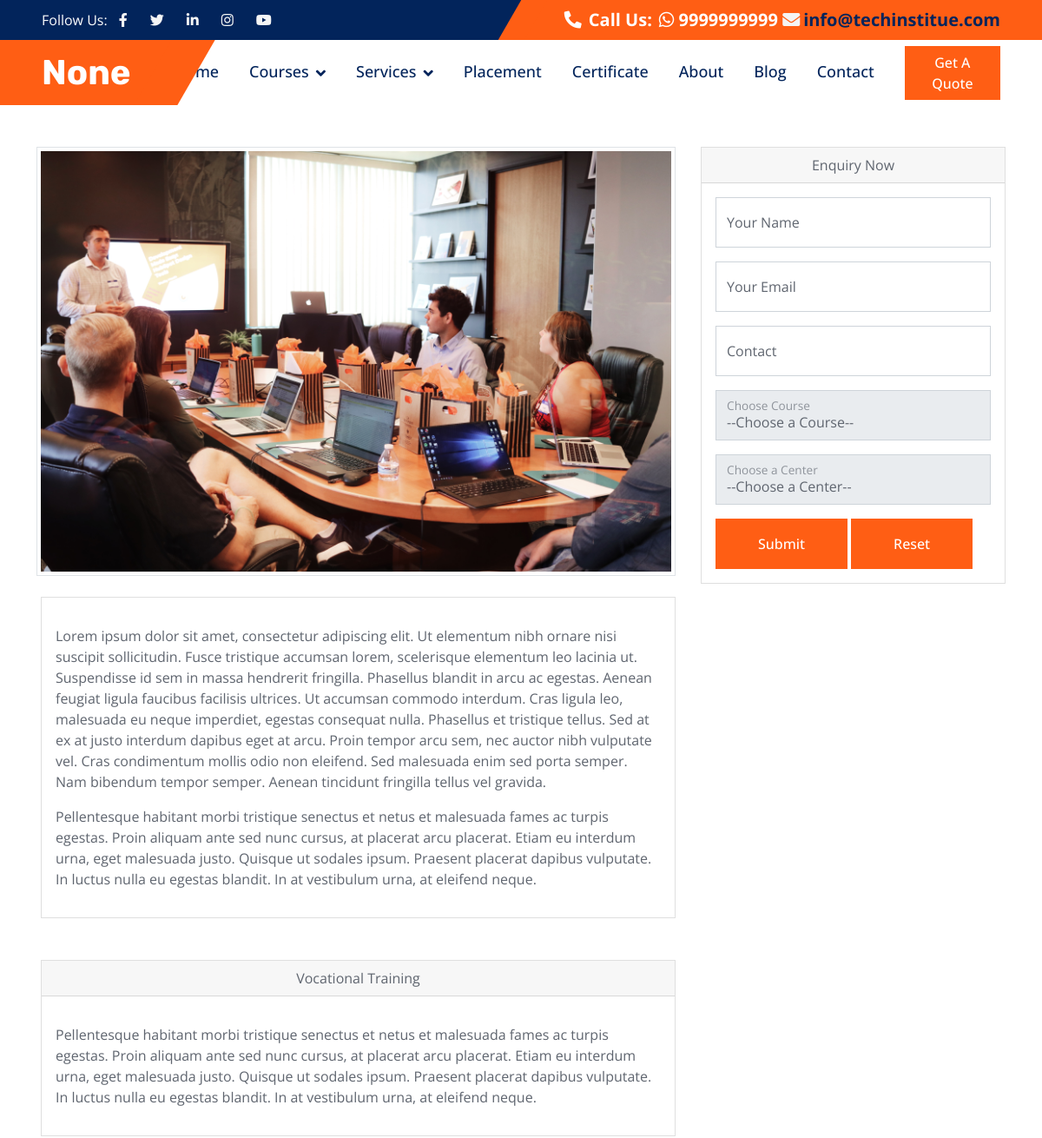
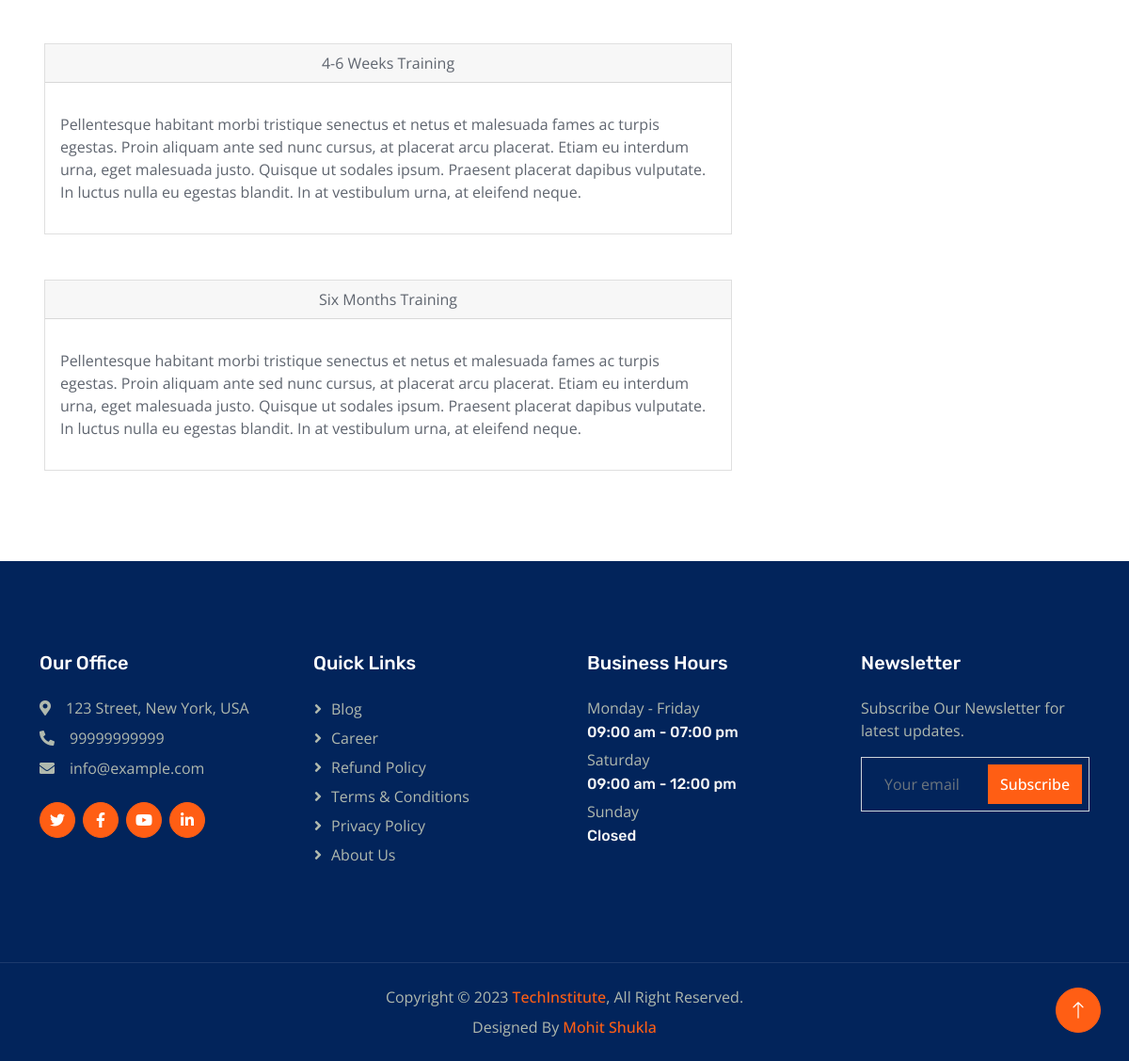
/industrial-training/, run on the app's committed database (2 pictures, top to bottom).
### mainheader/models.py (models this page shows)
class mainHeader(models.Model):
    header_title = models.CharField(max_length=50)
    header_social_url_twt = models.URLField(max_length=200)
    header_socila_url_link = models.URLField(max_length=200)
    header_social_url_fb = models.URLField(max_length=200)
    header_social_url_insta = models.URLField(max_length=200)
    header_social_url_yt = models.URLField(max_length=200)
    header_contact = models.CharField(max_length=12)
    header_email = models.EmailField(max_length=254)

### headerservices/models.py (models this page shows)
class IndustrialTraining(models.Model):
    image = models.FileField(upload_to='services/', max_length=250,null=False,default=None)
    description_one =   HTMLField()
    heading_two = models.CharField(max_length=250)
    description_two = HTMLField()
    heading_three = models.CharField(max_length=250)
    description_three = HTMLField()
    heading_four = models.CharField(max_length=250)
    description_four = HTMLField()
    heading_five = models.CharField(max_length=250)
    description_five = HTMLField()

### footercontact/models.py (models this page shows)
class footerContact(models.Model):
    address=models.CharField( max_length=50)
    contact=models.CharField(max_length=12)
    email=models.EmailField(max_length=254)

### businesshours/models.py (models this page shows)
class BusinessHours(models.Model):
    opendays = models.CharField(max_length=50)
    specificdayopen = models.CharField(max_length=50)
    closeday = models.CharField(max_length=50)

### techblog/views.py (the view)
# urls.py: path('industrial-training/',views.Industrial,name='industrial'),
def Industrial(request):
    mainheader = mainHeader.objects.all()
    headermenu = headerMenu.objects.all()
    footercontact=footerContact.objects.all()
    quicklinks = quickLinks.objects.all()
    businesshours = BusinessHours.objects.all()
    industrialtraining = IndustrialTraining.objects.all()
    submenu = SubMenu.objects.all()
    data = {
        'mainheader':mainheader,
        'headermenu':headermenu,
        'footercontact':footercontact,
        'quicklinks':quicklinks,
        'businesshours':businesshours,
        'industrialtraining':industrialtraining,
        'submenu':submenu
    }
    return render(request,'industrial.html',data)

### templates/industrial.html (shortened to what this page needs)
{% extends "base.html" %}
{% block content %}
        <div class="container mt-5">
            <div class="row">
                {% for industrialinfo in industrialtraining %}
                <div class="col-lg-8">
                    <article>
                        <header class="mb-4">
                            <figure class="mb-4"><img class="img-fluid rounded img-thumbnail" src="/media/{{industrialinfo.image}}" alt="..."  style="width:100%;"/></figure>
                        </header>
                        <section class="mb-5">
                            <div class="card">
                                <div class="card-body">
                                  <p class="card-text justify">{{industrialinfo.description_one | safe|rjust:"10"}}</p>
                                </div>
                              </div>
                        </section>
                        <section class="mb-5">
                            <div class="card">
                                <div class="card-header text-center">
                                    {{industrialinfo.heading_two}}
                                </div>
                                <div class="card-body">
                                  <p class="card-text justify">{{industrialinfo.description_two | safe|rjust:"10"}}</p>
                                </div>
                              </div>
                        </section>
                        <section class="mb-5">
                            <div class="card">
                                <div class="card-header text-center">
                                    {{industrialinfo.heading_three}}
                                </div>
                                <div class="card-body">
                                  <p class="card-text justify">{{industrialinfo.description_three | safe|rjust:"10"}}</p>
                                </div>
                              </div>
                        </section>
                        <section class="mb-5">
                            <div class="card">
                                <div class="card-header text-center">
                                    {{industrialinfo.heading_four}}
                                </div>
                                <div class="card-body">
                                  <p class="card-text justify">{{industrialinfo.description_four | safe|rjust:"10"}}</p>
                                </div>
                              </div>
                        </section>
                    </article>
                </div>
                {% endfor %}
                {% block sidebar%}
                {% include 'enquiry.html'%}
                {% endblock %}
            </div>
        </div>
{% endblock %}

### templates/header.html (shortened to what this page needs)
{% load static %}
<!DOCTYPE html>
<html lang="en">
<head>
        <link href="https://cdn.jsdelivr.net/npm/bootstrap@5.0.2/dist/css/bootstrap.min.css" rel="stylesheet">
    <link href="https://cdnjs.cloudflare.com/ajax/libs/font-awesome/5.10.0/css/all.min.css" rel="stylesheet">
    <link href="https://cdn.jsdelivr.net/npm/bootstrap-icons@1.4.1/font/bootstrap-icons.css" rel="stylesheet">
    <link href="{% static 'lib/animate/animate.min.css' %}" rel="stylesheet">
    <link href="{% static 'lib/owlcarousel/assets/owl.carousel.min.css' %}" rel="stylesheet">
    <link href="{% static 'css/bootstrap.min.css' %}" rel="stylesheet">
    <link href="{% static 'css/main.css' %}" rel="stylesheet">
    <link href="{% static 'css/style.css' %}" rel="stylesheet">
</head>
<body>
    <div class="container-fluid bg-dark px-0">
        <div class="row g-0 d-none d-lg-flex">
            {% for item in mainheader %}
            <div class="col-lg-6 ps-5 text-start">
                <div class="h-100 d-inline-flex align-items-center text-white">
                    <span>Follow Us:</span>
                    <a class="btn btn-link text-light" target="_blank" href="{{item.header_social_url_fb}}"><i class="fab fa-facebook-f"></i></a>
                    <a class="btn btn-link text-light" target="_blank" href="{{item.header_social_url_twt}}"><i class="fab fa-twitter"></i></a>
                    <a class="btn btn-link text-light" target="_blank" href="{{item.header_socila_url_link}}"><i class="fab fa-linkedin-in"></i></a>
                    <a class="btn btn-link text-light" target="_blank" href="{{item.header_social_url_insta}}"><i class="fab fa-instagram"></i></a>
                    <a class="btn btn-link text-light" target="_blank" href="{{item.header_social_url_yt}}"><i class="fab fa-youtube"></i></a>
                </div>
            </div>
            <div class="col-lg-6 text-end">
                <div class="h-100 topbar-right d-inline-flex align-items-center text-white py-2 px-5">
                    <span class="fs-5 fw-bold me-2"><i class="fa fa-phone-alt me-2"></i>Call Us:</span>
                    <span class="fs-5 fw-bold"><i class="fab fa-whatsapp"></i> {{item.header_contact}} </span>
                    <a href="mailto:{{item.header_email}}" class="text-dark"><span class="fs-5 fw-bold">&nbsp;<i class="fa fa-envelope me-1 text-light"></i>{{item.header_email}}</span>
                </div>
            </div>
        </div>
        {%endfor%}
    </div>
    <nav class="navbar navbar-expand-lg bg-white navbar-light sticky-top py-0 pe-5">
        <a href="{% url 'home' %}" class="navbar-brand ps-5 me-0">
            {% for item in mainheader %}
            <h1 class="text-white m-0">{{item.header_title}}</h1>
            {%endfor%}
        </a>
        <div class="collapse navbar-collapse" id="navbarCollapse">
            <div class="navbar-nav ms-auto p-4 p-lg-0">
                <a href="{% url 'home' %} " class="nav-item nav-link">Home</a>
                <div class="nav-item dropdown">
                    <a href="#" class="nav-link dropdown-toggle" data-bs-toggle="dropdown">Courses</a>
                </div>
               <div class="nav-item dropdown">
                    <a href="!#" class="nav-link dropdown-toggle" data-bs-toggle="dropdown">Services</a>
                </div>
                <a href="{% url 'placement' %}" class="nav-item nav-link">Placement</a>
                <a href="{% url 'certificate' %}" class="nav-item nav-link">Certificate</a>
                <a href="{% url 'about' %}" class="nav-item nav-link">About</a>
                <a href="{% url 'blog' %}" class="nav-item nav-link">Blog</a>
                <a href="{% url 'contact' %}" class="nav-item nav-link">Contact</a>
            </div>
            <a href="" class="btn btn-primary px-3 d-none d-lg-block">Get A Quote</a>
        </div>
    </nav>

### templates/footer.html (shortened to what this page needs)
{% load static %}
    <div class="container-fluid bg-dark footer mt-5 py-5 wow fadeIn" data-wow-delay="0.1s">
        <div class="container py-5">
            <div class="row g-5">
                {% for contact in footercontact %}
                <div class="col-lg-3 col-md-6">
                    <h5 class="text-white mb-4">Our Office</h5>
                    <p class="mb-2"><i class="fa fa-map-marker-alt me-3"></i>{{contact.address}}</p>
                    <p class="mb-2"><i class="fa fa-phone-alt me-3"></i>{{contact.contact}}</p>
                    <p class="mb-2"><i class="fa fa-envelope me-3"></i>{{contact.email}}</p>
                    <div class="d-flex pt-3">
                        <a class="btn btn-square btn-primary rounded-circle me-2" href=""><i
                                class="fab fa-twitter"></i></a>
                        <a class="btn btn-square btn-primary rounded-circle me-2" href=""><i
                                class="fab fa-facebook-f"></i></a>
                        <a class="btn btn-square btn-primary rounded-circle me-2" href=""><i
                                class="fab fa-youtube"></i></a>
                        <a class="btn btn-square btn-primary rounded-circle me-2" href=""><i
                                class="fab fa-linkedin-in"></i></a>
                    </div>
                </div>
                {%endfor%}
                <div class="col-lg-3 col-md-6">
                    <h5 class="text-white mb-4">Quick Links</h5>
                    <a class="btn btn-link" href="{% url 'blog' %}">Blog</a>
                    <a class="btn btn-link" href="{% url 'career' %}">Career</a>
                    <a class="btn btn-link" href="{% url 'refundpolicy' %}">Refund Policy</a>
                    <a class="btn btn-link" href="{% url 'termscondition' %}">Terms & Conditions</a>
                    <a class="btn btn-link" href="{% url 'privacypolicy' %}">Privacy Policy</a>
                    <a class="btn btn-link" href="{% url 'about' %}">About Us</a>
                </div>
               {% for hours in businesshours %}
                <div class="col-lg-3 col-md-6">
                    <h5 class="text-white mb-4">Business Hours</h5>
                    <p class="mb-1">Monday - Friday</p>
                    <h6 class="text-light">{{hours.opendays}}</h6>
                    <p class="mb-1">Saturday</p>
                    <h6 class="text-light">{{hours.specificdayopen}}</h6>
                    <p class="mb-1">Sunday</p>
                    <h6 class="text-light">{{hours.closeday}}</h6>
                </div>
                {% endfor %}
                <div class="col-lg-3 col-md-6">
                    <h5 class="text-white mb-4">Newsletter</h5>
                    <p>Subscribe Our Newsletter for latest updates.</p>
                    <div class="position-relative w-100">
                        <form method="post" action="{% url 'subscribe' %}">
                        <input class="form-control bg-transparent w-100 py-3 ps-4 pe-5  subscribe_news" type="text" placeholder="Your email" name="email" required>
                        <button type="submit" class="btn btn-primary py-2 position-absolute top-0 end-0 mt-2 me-2">Subscribe</button>
                        </form>
                    </div>
                </div>
            </div>
        </div>
    </div>
    <div class="container-fluid copyright bg-dark py-4">
        <div class="container text-center">
            <p class="mb-2">Copyright &copy; {% now "Y" %} <a class="fw-semi-bold" href="#">TechInstitute</a>, All Right Reserved.
            </p>
            <p class="mb-0">Designed By <a class="fw-semi-bold" href="https://mohitshukla.in">Mohit Shukla</a>
        </div>
    </div>
    <a href="#" class="btn btn-lg btn-primary btn-lg-square rounded-circle back-to-top"><i
            class="bi bi-arrow-up"></i></a>
</body>
</html>

### static/css/main.css (style rules this page uses)
.card, .card-img-top { max-width: 100% !important; max-height: 100% !important; margin-left:5px; margin-bottom:20px; }
.w-100 { max-height:800px !important; }
.subscribe_news { color:#ffffff !important; }

### static/css/style.css (style rules this page uses)
:root { --primary: #FF5E14; --secondary: #5F656F; --light: #F5F5F5; --dark: #02245B; }
.back-to-top { position: fixed; display: none; right: 30px; bottom: 30px; z-index: 99; }
h1, h2, .h1, .h2, .fw-bold { font-weight: 700 !important; }
h5, h6, .h5, .h6, .fw-semi-bold { font-weight: 500 !important; }
.btn { transition: .5s; font-weight: 500; }
.btn-primary, .btn-outline-primary:hover { color: #FFFFFF; }
.btn-square { width: 38px; height: 38px; }
.btn-lg-square { width: 48px; height: 48px; }
.btn-square, .btn-sm-square, .btn-lg-square { padding: 0; display: flex; align-items: center; justify-content: center; font-weight: normal; }
.topbar-right { position: relative; background: var(--primary); }
.topbar-right::before { position: absolute; content: ""; width: 30px; height: 100%; top: 0; left: -15px; transform: skewX(-30deg); background-color: var(--primary); }
.navbar.sticky-top { top: -100px; transition: .5s; }
.navbar .navbar-brand { position: relative; padding-right: 50px; height: 75px; display: flex; align-items: center; background: var(--primary); }
.navbar .navbar-brand::after { position: absolute; content: ""; width: 50px; height: 100%; top: 0; right: -25px; transform: skewX(-30deg); background-color: var(--primary); }
.navbar .navbar-nav .nav-link { margin-right: 35px; padding: 20px 0; color: var(--dark); font-size: 18px; font-weight: 500; outline: none; }
.navbar .dropdown-toggle::after { border: none; content: "\f107"; font-family: "Font Awesome 5 Free"; font-weight: 900; vertical-align: middle; margin-left: 8px; }
.footer { color: #B0B9AE; }
.footer .btn.btn-link { display: block; margin-bottom: 5px; padding: 0; text-align: left; color: #B0B9AE; font-weight: normal; text-transform: capitalize; transition: .3s; }
.footer .btn.btn-link::before { position: relative; content: "\f105"; font-family: "Font Awesome 5 Free"; font-weight: 900; margin-right: 10px; }
.copyright { color: #B0B9AE; border-top: 1px solid rgba(255, 255, 255, .1); }

### data on the page
mainHeader: header_contact "9999999999", header_email "info@techinstitue.com", header_title "None"
IndustrialTraining: image (picture), description_one "Lorem ipsum dolor sit amet, consectetur adipiscing elit. Ut elementum nibh ornare nisi suscipit sollicitudin. Fusce tristique accumsan lorem, scelerisque elementum leo lacinia ut. Suspendisse id sem in massa hendrerit fringilla. Phasellus blandit in arcu ac egestas. Aenean feugiat ligula faucibus facilisis ultrices. Ut accumsan commodo interdum. Cras ligula leo, malesuada eu neque imperdiet, egestas consequat nulla. Phasellus et tristique tellus. Sed at ex at justo interdum dapibus eget at arcu. Proin tempor arcu sem, nec auctor nibh vulputate vel. Cras condimentum mollis odio non eleifend. Sed malesuada enim sed porta semper. Nam bibendum tempor semper. Aenean tincidunt fringilla tellus…", heading_two "Vocational Training", description_two "Pellentesque habitant morbi tristique senectus et netus et malesuada fames ac turpis egestas. Proin aliquam ante sed nunc cursus, at placerat arcu placerat. Etiam eu interdum urna, eget malesuada justo. Quisque ut sodales ipsum. Praesent placerat dapibus vulputate. In luctus nulla eu egestas blandit. In at vestibulum urna, at eleifend neque.", heading_three "4-6 Weeks Training", description_three "Pellentesque habitant morbi tristique senectus et netus et malesuada fames ac turpis egestas. Proin aliquam ante sed nunc cursus, at placerat arcu placerat. Etiam eu interdum urna, eget malesuada justo. Quisque ut sodales ipsum. Praesent placerat dapibus vulputate. In luctus nulla eu egestas blandit. In at vestibulum urna, at eleifend neque.", heading_four "Six Months Training", description_four "Pellentesque habitant morbi tristique senectus et netus et malesuada fames ac turpis egestas. Proin aliquam ante sed nunc cursus, at placerat arcu placerat. Etiam eu interdum urna, eget malesuada justo. Quisque ut sodales ipsum. Praesent placerat dapibus vulputate. In luctus nulla eu egestas blandit. In at vestibulum urna, at eleifend neque."
footerContact: address "123 Street, New York, USA", contact "99999999999", email "info@example.com"
BusinessHours: opendays "09:00 am - 07:00 pm", specificdayopen "09:00 am - 12:00 pm", closeday "Closed"
